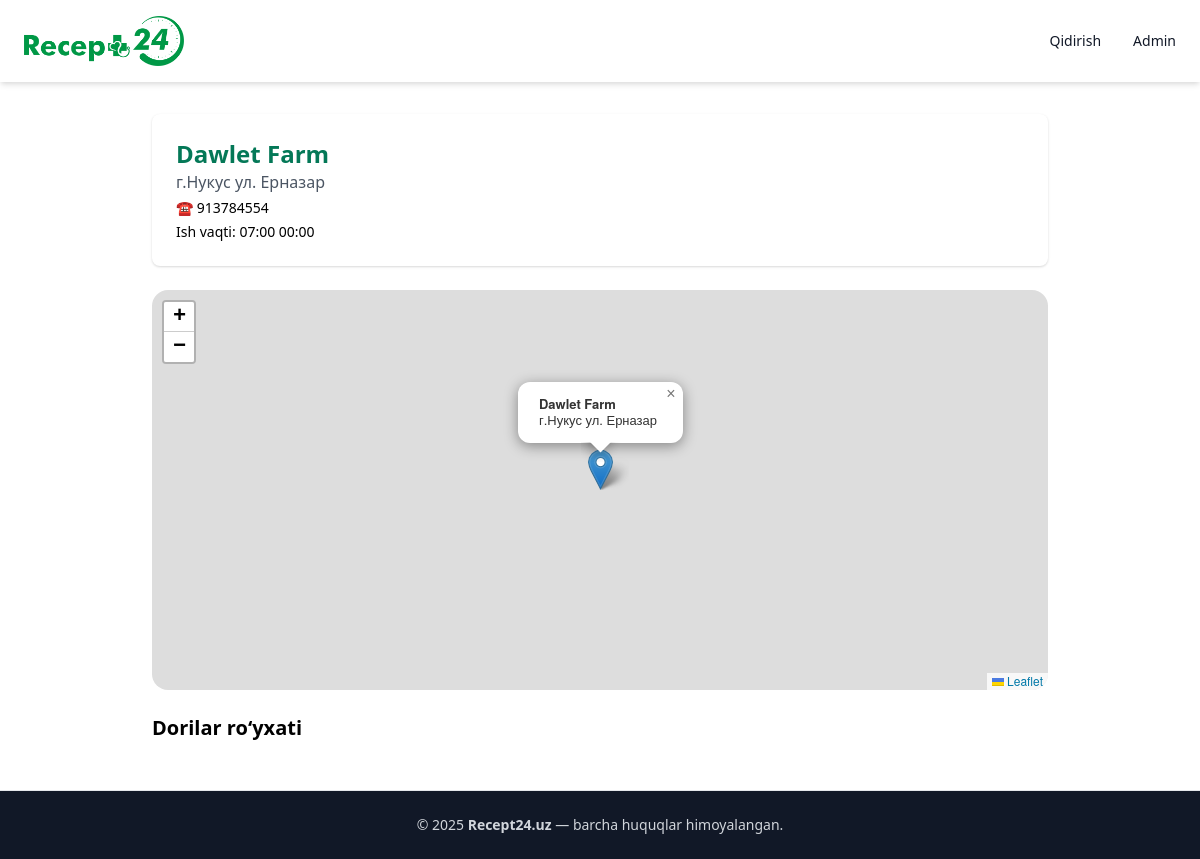
The page /pharmacy/5/ on the database its author committed.
### pharmacy/models.py (models this page shows, shortened)
class Pharmacy(models.Model):
    name = models.CharField(max_length=120)
    address = models.CharField(max_length=255)
    phone = models.CharField(max_length=50, blank=True)
    lat = models.FloatField(null=True, blank=True)
    lng = models.FloatField(null=True, blank=True)
    working_hours = models.CharField(max_length=120, blank=True)
    image = models.ImageField(upload_to="pharmacies/", blank=True, null=True)  # ✅ yangi qo‘shildi
    user = models.OneToOneField(User, on_delete=models.CASCADE, null=True, blank=True)

### pharmacy/views.py (the view)
# urls.py: path("pharmacy/<int:pk>/", views.pharmacy_detail, name="pharmacy_detail"),
def pharmacy_detail(request, pk):
    pharmacy = get_object_or_404(Pharmacy, pk=pk)
    inventories = Inventory.objects.filter(pharmacy=pharmacy).select_related("medicine").order_by("medicine__name")
    return render(request, "pharmacy/pharmacy_detail.html", {"pharmacy": pharmacy, "inventories": inventories})

### pharmacy/templates/pharmacy/pharmacy_detail.html (shortened to what this page needs)
{% extends "base.html" %}
{% block content %}
<div class="max-w-4xl mx-auto">
  <div class="bg-white p-6 rounded-lg shadow mb-6">
    <h1 class="text-2xl font-bold text-green-700">{{ pharmacy.name }}</h1>
    <p class="text-gray-600">{{ pharmacy.address }}</p>
    {% if pharmacy.phone %}<p class="text-sm mt-1">☎ {{ pharmacy.phone }}</p>{% endif %}
    {% if pharmacy.working_hours %}<p class="text-sm mt-1">Ish vaqti: {{ pharmacy.working_hours }}</p>{% endif %}
  </div>
  <div id="map" class="mb-6"></div>
  <h2 class="text-xl font-semibold mb-4">Dorilar ro‘yxati</h2>
</div>
{% endblock %}

### pharmacy/templates/base.html (style rules this page uses)
#map { height: 400px; border-radius: 1rem; }
:root { --green-main: #; --accent-yellow: #F4B400; --bg-light: #F9FAFB; }

### rows shown on the page
Pharmacy: name "Dawlet Farm", address "г.Нукус ул. Ерназар", phone "913784554", working_hours "07:00 00:00"
